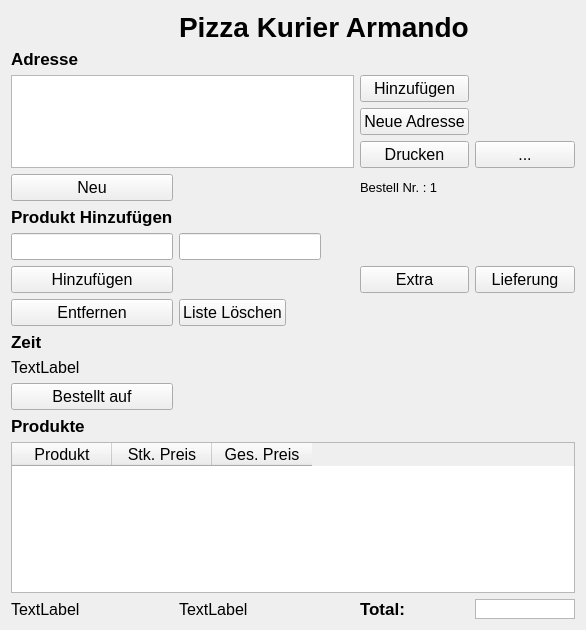
<?xml version="1.0" encoding="UTF-8"?>
<ui version="4.0">
 <class>Dialog</class>
 <widget class="QDialog" name="Dialog">
  <property name="geometry">
   <rect>
    <x>0</x>
    <y>0</y>
    <width>586</width>
    <height>630</height>
   </rect>
  </property>
  <property name="baseSize">
   <size>
    <width>0</width>
    <height>0</height>
   </size>
  </property>
  <property name="font">
   <font>
    <pointsize>12</pointsize>
   </font>
  </property>
  <property name="windowTitle">
   <string>Dialog</string>
  </property>
  <layout class="QGridLayout" name="gridLayout">
   <item row="8" column="5">
    <widget class="QPushButton" name="deliveryAddBtn">
     <property name="minimumSize">
      <size>
       <width>0</width>
       <height>0</height>
      </size>
     </property>
     <property name="maximumSize">
      <size>
       <width>10000</width>
       <height>1000</height>
      </size>
     </property>
     <property name="baseSize">
      <size>
       <width>80</width>
       <height>20</height>
      </size>
     </property>
     <property name="focusPolicy">
      <enum>Qt::NoFocus</enum>
     </property>
     <property name="text">
      <string>Lieferung</string>
     </property>
    </widget>
   </item>
   <item row="13" column="0">
    <widget class="QLabel" name="productLabel">
     <property name="font">
      <font>
       <pointsize>13</pointsize>
       <weight>75</weight>
       <bold>true</bold>
      </font>
     </property>
     <property name="text">
      <string>Produkte</string>
     </property>
    </widget>
   </item>
   <item row="8" column="4">
    <widget class="QPushButton" name="extraAddBtn">
     <property name="minimumSize">
      <size>
       <width>0</width>
       <height>0</height>
      </size>
     </property>
     <property name="maximumSize">
      <size>
       <width>10000</width>
       <height>1000</height>
      </size>
     </property>
     <property name="baseSize">
      <size>
       <width>80</width>
       <height>20</height>
      </size>
     </property>
     <property name="focusPolicy">
      <enum>Qt::NoFocus</enum>
     </property>
     <property name="text">
      <string>Extra</string>
     </property>
    </widget>
   </item>
   <item row="14" column="0" colspan="6">
    <widget class="QTableWidget" name="tableWidget">
     <property name="enabled">
      <bool>true</bool>
     </property>
     <property name="minimumSize">
      <size>
       <width>0</width>
       <height>150</height>
      </size>
     </property>
     <property name="maximumSize">
      <size>
       <width>10000</width>
       <height>1000</height>
      </size>
     </property>
     <property name="baseSize">
      <size>
       <width>200</width>
       <height>150</height>
      </size>
     </property>
     <property name="focusPolicy">
      <enum>Qt::ClickFocus</enum>
     </property>
     <property name="acceptDrops">
      <bool>false</bool>
     </property>
     <property name="layoutDirection">
      <enum>Qt::LeftToRight</enum>
     </property>
     <property name="autoFillBackground">
      <bool>false</bool>
     </property>
     <property name="inputMethodHints">
      <set>Qt::ImhNone</set>
     </property>
     <property name="rowCount">
      <number>0</number>
     </property>
     <property name="columnCount">
      <number>3</number>
     </property>
     <attribute name="verticalHeaderVisible">
      <bool>false</bool>
     </attribute>
     <column>
      <property name="text">
       <string>Produkt</string>
      </property>
     </column>
     <column>
      <property name="text">
       <string>Stk. Preis</string>
      </property>
     </column>
     <column>
      <property name="text">
       <string>Ges. Preis</string>
      </property>
     </column>
    </widget>
   </item>
   <item row="9" column="0">
    <widget class="QPushButton" name="removeProductBtn">
     <property name="minimumSize">
      <size>
       <width>0</width>
       <height>0</height>
      </size>
     </property>
     <property name="maximumSize">
      <size>
       <width>10000</width>
       <height>1000</height>
      </size>
     </property>
     <property name="baseSize">
      <size>
       <width>80</width>
       <height>20</height>
      </size>
     </property>
     <property name="focusPolicy">
      <enum>Qt::NoFocus</enum>
     </property>
     <property name="text">
      <string>Entfernen</string>
     </property>
    </widget>
   </item>
   <item row="15" column="1">
    <widget class="QLabel" name="date">
     <property name="text">
      <string>TextLabel</string>
     </property>
    </widget>
   </item>
   <item row="3" column="4">
    <widget class="QPushButton" name="newAdressBtn">
     <property name="minimumSize">
      <size>
       <width>0</width>
       <height>0</height>
      </size>
     </property>
     <property name="maximumSize">
      <size>
       <width>10000</width>
       <height>1000</height>
      </size>
     </property>
     <property name="baseSize">
      <size>
       <width>85</width>
       <height>20</height>
      </size>
     </property>
     <property name="focusPolicy">
      <enum>Qt::NoFocus</enum>
     </property>
     <property name="text">
      <string>Neue Adresse</string>
     </property>
    </widget>
   </item>
   <item row="1" column="0">
    <widget class="QLabel" name="adressLabel">
     <property name="font">
      <font>
       <pointsize>13</pointsize>
       <weight>75</weight>
       <italic>false</italic>
       <bold>true</bold>
      </font>
     </property>
     <property name="text">
      <string>Adresse</string>
     </property>
    </widget>
   </item>
   <item row="2" column="4">
    <widget class="QPushButton" name="copyAdressBtn">
     <property name="minimumSize">
      <size>
       <width>0</width>
       <height>0</height>
      </size>
     </property>
     <property name="maximumSize">
      <size>
       <width>10000</width>
       <height>1000</height>
      </size>
     </property>
     <property name="baseSize">
      <size>
       <width>85</width>
       <height>20</height>
      </size>
     </property>
     <property name="focusPolicy">
      <enum>Qt::NoFocus</enum>
     </property>
     <property name="text">
      <string>Hinzufügen</string>
     </property>
    </widget>
   </item>
   <item row="7" column="1" colspan="2">
    <widget class="QLineEdit" name="productAddLEdit">
     <property name="minimumSize">
      <size>
       <width>0</width>
       <height>0</height>
      </size>
     </property>
     <property name="maximumSize">
      <size>
       <width>10000</width>
       <height>1000</height>
      </size>
     </property>
     <property name="baseSize">
      <size>
       <width>80</width>
       <height>20</height>
      </size>
     </property>
     <property name="focusPolicy">
      <enum>Qt::StrongFocus</enum>
     </property>
     <property name="inputMask">
      <string/>
     </property>
     <property name="text">
      <string/>
     </property>
     <property name="clearButtonEnabled">
      <bool>false</bool>
     </property>
    </widget>
   </item>
   <item row="8" column="0">
    <widget class="QPushButton" name="addProductBtn">
     <property name="minimumSize">
      <size>
       <width>0</width>
       <height>0</height>
      </size>
     </property>
     <property name="maximumSize">
      <size>
       <width>10000</width>
       <height>1000</height>
      </size>
     </property>
     <property name="baseSize">
      <size>
       <width>80</width>
       <height>20</height>
      </size>
     </property>
     <property name="focusPolicy">
      <enum>Qt::NoFocus</enum>
     </property>
     <property name="text">
      <string>Hinzufügen</string>
     </property>
    </widget>
   </item>
   <item row="4" column="4">
    <widget class="QPushButton" name="printBtn">
     <property name="minimumSize">
      <size>
       <width>0</width>
       <height>0</height>
      </size>
     </property>
     <property name="maximumSize">
      <size>
       <width>10000</width>
       <height>1000</height>
      </size>
     </property>
     <property name="baseSize">
      <size>
       <width>85</width>
       <height>20</height>
      </size>
     </property>
     <property name="focusPolicy">
      <enum>Qt::NoFocus</enum>
     </property>
     <property name="text">
      <string>Drucken</string>
     </property>
    </widget>
   </item>
   <item row="4" column="5">
    <widget class="QToolButton" name="settingBtn">
     <property name="minimumSize">
      <size>
       <width>0</width>
       <height>0</height>
      </size>
     </property>
     <property name="maximumSize">
      <size>
       <width>10000</width>
       <height>1000</height>
      </size>
     </property>
     <property name="baseSize">
      <size>
       <width>33</width>
       <height>20</height>
      </size>
     </property>
     <property name="focusPolicy">
      <enum>Qt::NoFocus</enum>
     </property>
     <property name="text">
      <string>...</string>
     </property>
    </widget>
   </item>
   <item row="12" column="0">
    <widget class="QPushButton" name="orderTimeBtn">
     <property name="minimumSize">
      <size>
       <width>0</width>
       <height>0</height>
      </size>
     </property>
     <property name="maximumSize">
      <size>
       <width>10000</width>
       <height>1000</height>
      </size>
     </property>
     <property name="baseSize">
      <size>
       <width>80</width>
       <height>20</height>
      </size>
     </property>
     <property name="focusPolicy">
      <enum>Qt::NoFocus</enum>
     </property>
     <property name="text">
      <string>Bestellt auf</string>
     </property>
    </widget>
   </item>
   <item row="15" column="4">
    <widget class="QLabel" name="productLabel_2">
     <property name="font">
      <font>
       <pointsize>13</pointsize>
       <weight>75</weight>
       <bold>true</bold>
      </font>
     </property>
     <property name="text">
      <string>Total:</string>
     </property>
    </widget>
   </item>
   <item row="9" column="1">
    <widget class="QPushButton" name="clearListBtn">
     <property name="minimumSize">
      <size>
       <width>0</width>
       <height>0</height>
      </size>
     </property>
     <property name="maximumSize">
      <size>
       <width>10000</width>
       <height>1000</height>
      </size>
     </property>
     <property name="baseSize">
      <size>
       <width>80</width>
       <height>20</height>
      </size>
     </property>
     <property name="focusPolicy">
      <enum>Qt::NoFocus</enum>
     </property>
     <property name="text">
      <string>Liste Löschen</string>
     </property>
    </widget>
   </item>
   <item row="10" column="0">
    <widget class="QLabel" name="productAddLabel_2">
     <property name="font">
      <font>
       <pointsize>13</pointsize>
       <weight>75</weight>
       <bold>true</bold>
      </font>
     </property>
     <property name="text">
      <string>Zeit</string>
     </property>
    </widget>
   </item>
   <item row="7" column="0">
    <widget class="QLineEdit" name="quantityProductLEdit">
     <property name="enabled">
      <bool>true</bool>
     </property>
     <property name="minimumSize">
      <size>
       <width>0</width>
       <height>0</height>
      </size>
     </property>
     <property name="maximumSize">
      <size>
       <width>10000</width>
       <height>1000</height>
      </size>
     </property>
     <property name="baseSize">
      <size>
       <width>80</width>
       <height>20</height>
      </size>
     </property>
     <property name="font">
      <font>
       <kerning>false</kerning>
      </font>
     </property>
     <property name="cursor">
      <cursorShape>IBeamCursor</cursorShape>
     </property>
     <property name="mouseTracking">
      <bool>true</bool>
     </property>
     <property name="focusPolicy">
      <enum>Qt::StrongFocus</enum>
     </property>
     <property name="acceptDrops">
      <bool>true</bool>
     </property>
     <property name="toolTip">
      <string/>
     </property>
     <property name="inputMask">
      <string/>
     </property>
     <property name="text">
      <string/>
     </property>
     <property name="frame">
      <bool>true</bool>
     </property>
     <property name="placeholderText">
      <string/>
     </property>
     <property name="clearButtonEnabled">
      <bool>false</bool>
     </property>
    </widget>
   </item>
   <item row="6" column="0">
    <widget class="QLabel" name="productAddLabel">
     <property name="font">
      <font>
       <pointsize>13</pointsize>
       <weight>75</weight>
       <bold>true</bold>
      </font>
     </property>
     <property name="text">
      <string>Produkt Hinzufügen</string>
     </property>
    </widget>
   </item>
   <item row="15" column="5">
    <widget class="QListWidget" name="costListwidget">
     <property name="minimumSize">
      <size>
       <width>80</width>
       <height>20</height>
      </size>
     </property>
     <property name="maximumSize">
      <size>
       <width>100</width>
       <height>50</height>
      </size>
     </property>
     <property name="baseSize">
      <size>
       <width>100</width>
       <height>20</height>
      </size>
     </property>
     <property name="focusPolicy">
      <enum>Qt::NoFocus</enum>
     </property>
    </widget>
   </item>
   <item row="2" column="0" rowspan="3" colspan="4">
    <widget class="QTextEdit" name="adressTxt">
     <property name="minimumSize">
      <size>
       <width>305</width>
       <height>79</height>
      </size>
     </property>
     <property name="maximumSize">
      <size>
       <width>10000</width>
       <height>100</height>
      </size>
     </property>
     <property name="baseSize">
      <size>
       <width>250</width>
       <height>68</height>
      </size>
     </property>
     <property name="font">
      <font>
       <pointsize>12</pointsize>
      </font>
     </property>
     <property name="focusPolicy">
      <enum>Qt::ClickFocus</enum>
     </property>
     <property name="html">
      <string>&lt;!DOCTYPE HTML PUBLIC &quot;-//W3C//DTD HTML 4.0//EN&quot; &quot;http://www.w3.org/TR/REC-html40/strict.dtd&quot;&gt;
&lt;html&gt;&lt;head&gt;&lt;meta name=&quot;qrichtext&quot; content=&quot;1&quot; /&gt;&lt;style type=&quot;text/css&quot;&gt;
p, li { white-space: pre-wrap; }
&lt;/style&gt;&lt;/head&gt;&lt;body style=&quot; font-family:'MS Shell Dlg 2'; font-size:12pt; font-weight:400; font-style:normal;&quot;&gt;
&lt;p style=&quot;-qt-paragraph-type:empty; margin-top:0px; margin-bottom:0px; margin-left:0px; margin-right:0px; -qt-block-indent:0; text-indent:0px;&quot;&gt;&lt;br /&gt;&lt;/p&gt;&lt;/body&gt;&lt;/html&gt;</string>
     </property>
    </widget>
   </item>
   <item row="11" column="0">
    <widget class="QLabel" name="orderTimeLabel">
     <property name="text">
      <string>TextLabel</string>
     </property>
    </widget>
   </item>
   <item row="0" column="1" colspan="4">
    <widget class="QLabel" name="titleLabel">
     <property name="font">
      <font>
       <pointsize>21</pointsize>
       <weight>75</weight>
       <bold>true</bold>
      </font>
     </property>
     <property name="text">
      <string>Pizza Kurier Armando</string>
     </property>
    </widget>
   </item>
   <item row="5" column="0">
    <widget class="QPushButton" name="resetBtn">
     <property name="minimumSize">
      <size>
       <width>0</width>
       <height>0</height>
      </size>
     </property>
     <property name="maximumSize">
      <size>
       <width>10000</width>
       <height>1000</height>
      </size>
     </property>
     <property name="baseSize">
      <size>
       <width>200</width>
       <height>20</height>
      </size>
     </property>
     <property name="focusPolicy">
      <enum>Qt::NoFocus</enum>
     </property>
     <property name="text">
      <string>Neu</string>
     </property>
    </widget>
   </item>
   <item row="5" column="4">
    <widget class="QLabel" name="orderNumberLabel">
     <property name="minimumSize">
      <size>
       <width>0</width>
       <height>0</height>
      </size>
     </property>
     <property name="maximumSize">
      <size>
       <width>10000</width>
       <height>1000</height>
      </size>
     </property>
     <property name="baseSize">
      <size>
       <width>100</width>
       <height>20</height>
      </size>
     </property>
     <property name="font">
      <font>
       <pointsize>10</pointsize>
       <strikeout>false</strikeout>
       <kerning>true</kerning>
      </font>
     </property>
     <property name="mouseTracking">
      <bool>false</bool>
     </property>
     <property name="text">
      <string>Bestell Nr. : 1</string>
     </property>
    </widget>
   </item>
   <item row="15" column="0">
    <widget class="QLabel" name="time">
     <property name="text">
      <string>TextLabel</string>
     </property>
    </widget>
   </item>
  </layout>
 </widget>
 <resources/>
 <connections/>
</ui>
